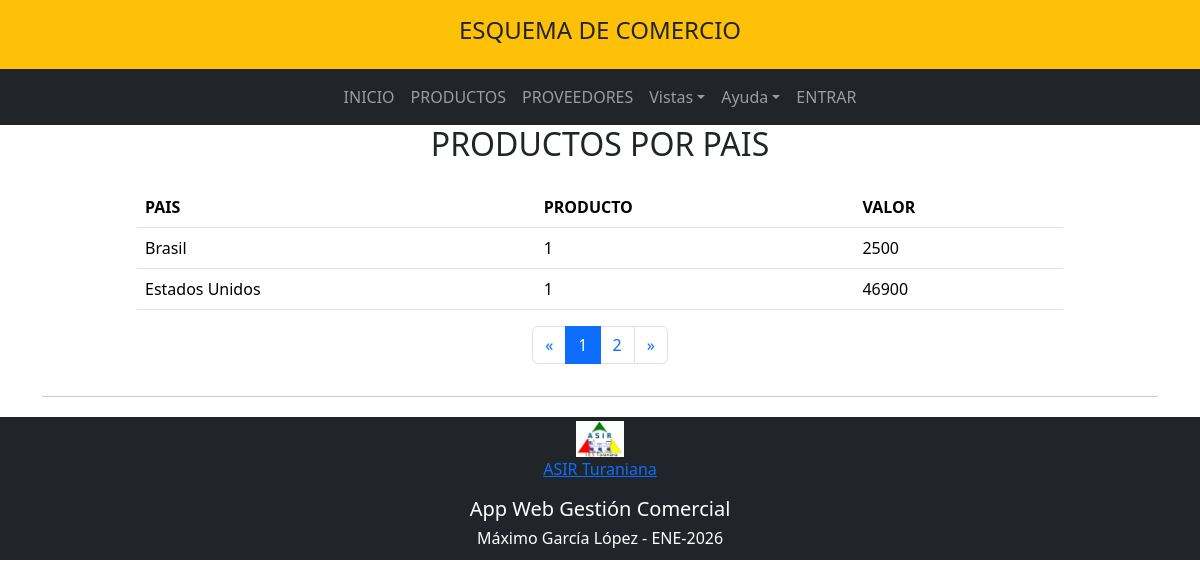
Page /productosdelpais.php on the committed database.
### tables this page shows
CREATE TABLE IF NOT EXISTS `PRODUCTO` (
  `idPRODUCTO` INT NOT NULL,
  `NOMBRE_PRODUCTO` VARCHAR(45) NOT NULL,
  `DESCRIPCION` VARCHAR(150) NULL,
  `PRECIO` FLOAT NOT NULL,
  `STOCK` INT NOT NULL COMMENT 'Número de unidades disponibles',
  `FOTO` VARCHAR(250) NULL COMMENT 'Enlace de la foto',
  `PAIS` VARCHAR(45) NOT NULL COMMENT 'País de procedencia',
  `idPROVEEDOR` INT NOT NULL,
  PRIMARY KEY (`idPRODUCTO`),
  INDEX `fk_PRODUCTO_PROVEEDOR_idx` (`idPROVEEDOR` ASC) ,
  CONSTRAINT `fk_PRODUCTO_PROVEEDOR`
    FOREIGN KEY (`idPROVEEDOR`)
    REFERENCES `PROVEEDOR` (`idPROVEEDOR`)
    ON DELETE NO ACTION
    ON UPDATE NO ACTION);

### productosdelpais.php (the view, shortened to what this page needs)
<?php
require_once('marcosup.php');
?>
    <div class="section">
      <div class="container">
        <div class="row text-center">
		   <div class="text-center mx-auto col-10">
			<h2> PRODUCTOS POR PAIS</h2>
		   </div>
		</div>
		<div class="row text-center">
			<div class="text-center mx-auto col-10">
				<center>
            <?php
            $tabla="productosdelpais";
           $sentencia="SELECT * FROM $tabla";
            echo '<table class="table table-condensed">';
            $cabeceras=mysqli_query($c,"SHOW FIELDS FROM $tabla");
            echo "<tr bgcolor='#f0f000'>";
            while ($cab=mysqli_fetch_row($cabeceras)){
				echo "<th>$cab[0]</th>";
			}
            echo "</tr>";
            $resultado=mysqli_query($c,$sentencia);
			if (isset($_GET['pagina']))
				{
				$pagina=$_GET['pagina'];
				}
				else{
				$pagina=1;
				}
			$numreg=mysqli_num_rows($resultado);
			$numpag= ceil($numreg/2);
			$inicio=($pagina-1)*2;
			$sentencia .=" limit ".$inicio.", 2";
            $resultado=mysqli_query($c,$sentencia);
        while ($registro = mysqli_fetch_assoc($resultado)) {
    echo "<tr>";
    foreach ($registro as $campo => $valor) {
        if ($campo === 'foto') {
            $ruta = "imagenes/" . htmlspecialchars($valor);
            if (!empty($valor) && file_exists($ruta)) {
                echo "<td><img src='$ruta' alt='foto' style='height:50px;'></td>";
            } else {
                echo "<td><em>Sin imagen</em></td>";
            }
        } else {
            echo "<td>" . htmlspecialchars($valor) . "</td>";
        }
    }
    echo "</tr>";
}
            echo "</table>";
            if ($pagina==1){
                $anterior=1;
            }
            else{
                $anterior=$pagina-1;
            }
            if ($pagina==$numpag){
                $siguiente=$pagina;
            }
            else{
                $siguiente=$pagina+1;
            }
			echo "<div class='col-md-12 text-center'>";
			echo '<ul class="pagination justify-content-center ">';
			echo '	<li class="page-item ">';
			$paramBusqueda = isset($_GET['buscar']) ? '&buscar=' . urlencode($_GET['buscar']) : '';
echo '	  <a class="page-link" href="productosdelpais.php?pagina='.$anterior.$paramBusqueda.'">&laquo;</a>';
			echo '	</li>';
			for ($i=1;$i<=$numpag;$i++)
            {
                if($i==$pagina){
						echo '	<li class="page-item active">';
						echo '	  <a class="page-link" href="productosdelpais.php?pagina='.$i.$paramBusqueda.'">'.$i.'</a>';
						echo '	</li>';
					}
                    else{
						echo '	<li class="page-item"><a class="page-link" href="productosdelpais.php?pagina='.$i.'">'.$i.'</a></li>';
                    }
            }
			echo '	<li class="page-item ">';
			echo '	  <a class="page-link" href="productosdelpais.php?pagina='.$siguiente.$paramBusqueda.'">&raquo;</a>';
			echo '	</li>';
			echo '  </ul>';
            ?>
            </center>
          </div>
        </div>
          <div class="row text-center">
		   <div class="col">
			<hr>
		   </div>
		</div>
      </div>
    </div>
<?php
	require_once('marcoinf.php');
?>

### rows in the picture
producto: PAIS "Brasil", valor "1", valor "2500"
producto: PAIS "Estados Unidos", valor "1", valor "46900"

### other values in the picture
$cab[0] "PAIS"
$cab[0] "PRODUCTO"
$cab[0] "VALOR"
